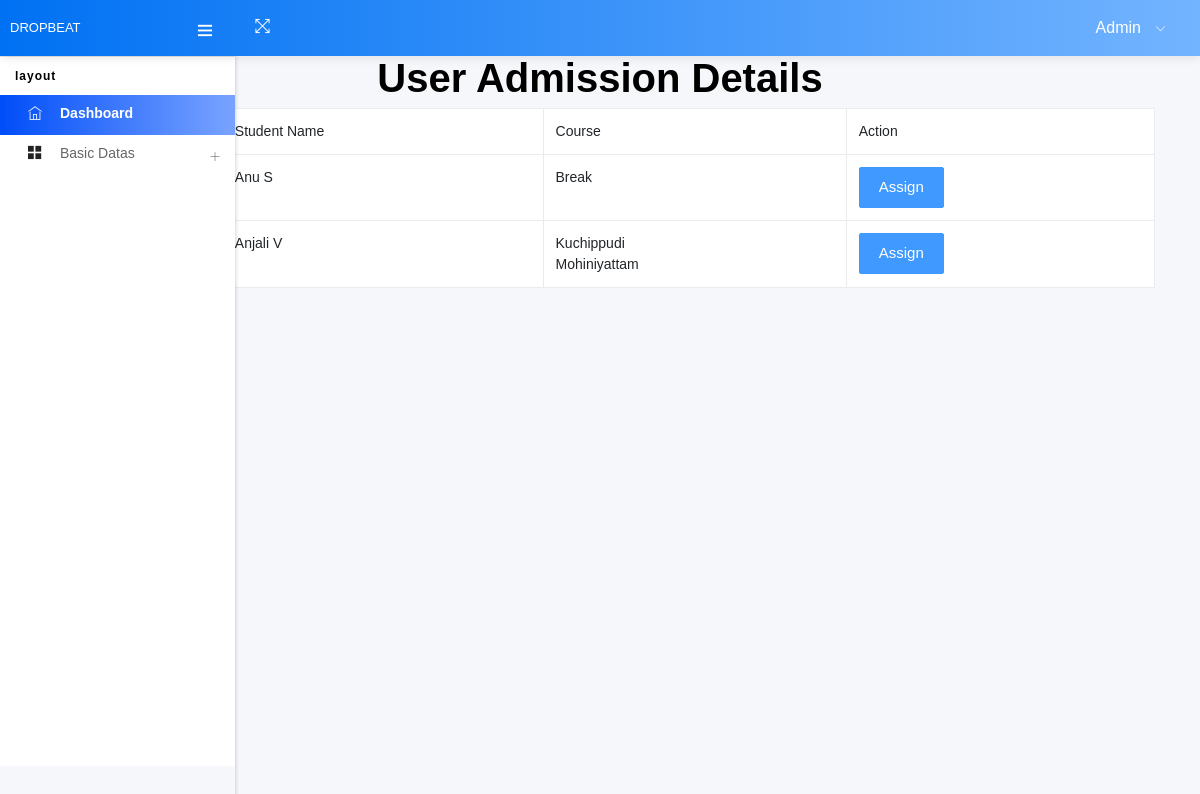
Before: /Project/Admin/UserAdmissionDetails.php with the older database file.
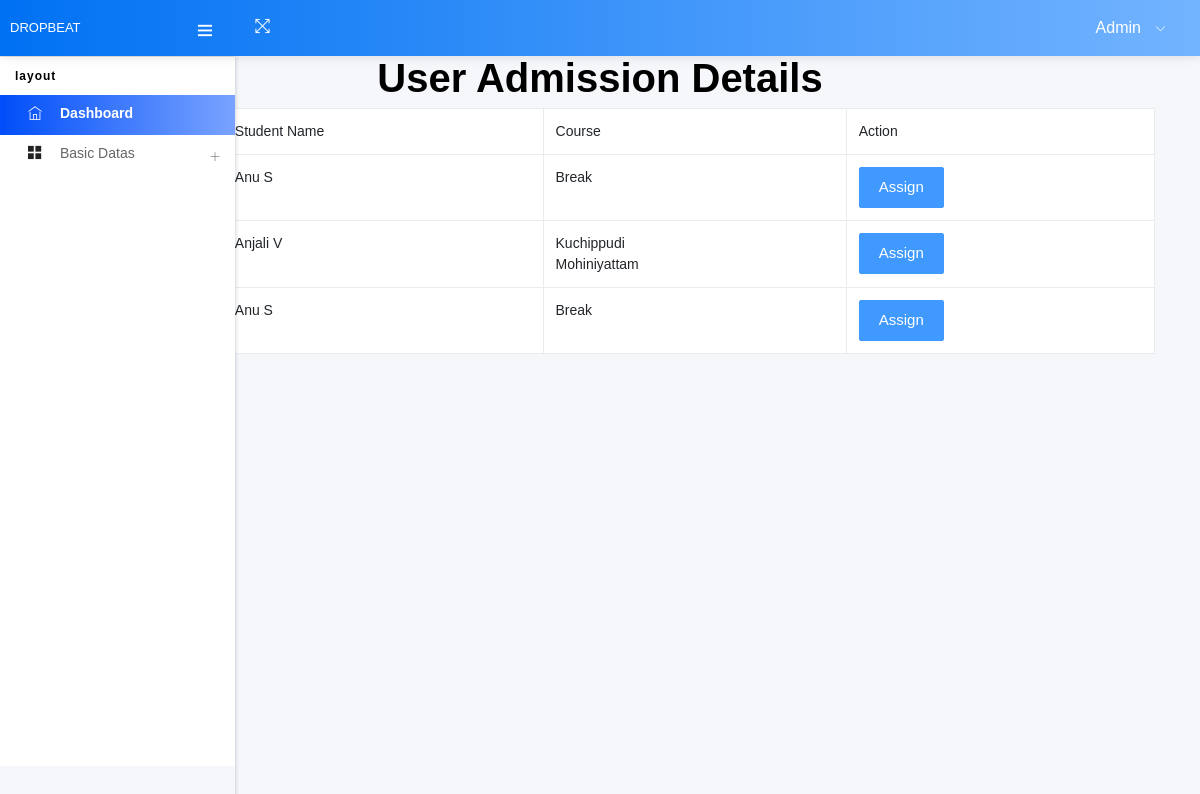
After: the same page with the newer database file.
### tables this page shows
CREATE TABLE `tbl_admission` (
  `admission_id` int(11) NOT NULL auto_increment,
  `admission_number` varchar(100) NOT NULL,
  `student_id` int(11) NOT NULL,
  `subcategory_id` varchar(100) NOT NULL,
  `grand_total` varchar(100) NOT NULL,
  `emi` varchar(100) NOT NULL,
  `count` varchar(100) NOT NULL,
  `admission_status` varchar(500) NOT NULL default '0',
  `payment_date` varbinary(500) NOT NULL,
  PRIMARY KEY  (`admission_id`)
);

CREATE TABLE `tbl_studentregistration` (
  `student_id` int(11) NOT NULL auto_increment,
  `student_name` varchar(50) NOT NULL,
  `student_contact` varchar(50) NOT NULL,
  `student_email` varchar(50) NOT NULL,
  `student_password` varchar(50) NOT NULL,
  `student_photo` varchar(50) NOT NULL,
  PRIMARY KEY  (`student_id`)
);

CREATE TABLE `tbl_subcategory` (
  `subcategory_id` int(11) NOT NULL auto_increment,
  `subcategory_name` varchar(100) NOT NULL,
  `category_id` int(11) NOT NULL,
  `subcategory_rate` varchar(50) NOT NULL,
  PRIMARY KEY  (`subcategory_id`)
);

### Project/Admin/UserAdmissionDetails.php (the view, shortened to what this page needs)
<!DOCTYPE html>
<html lang="en">
<head>
  <link href="https://cdn.jsdelivr.net/npm/bootstrap@5.5.0/dist/css/bootstrap.min.css" rel="stylesheet">
</head>
<body>
<body style="background-color:lightslategray;color: black;">
</body>
</html>
<?php
include("Head.php");
?>
<div class="container">
<center><h1>User Admission Details</h1></center>
        <form id="form1" name="form1" method="post" action="">
            <table class="table table-bordered" align="center" cellpadding="10">
                <tr>
                    <td>Sl. No</td>
                    <td>Student Name</td>
                    <td>Course</td>
                    <td>Action</td>
                </tr>
                <?php
                $i = 0;
                $selQry = "select * from tbl_admission a inner join tbl_studentregistration s on s.student_id=a.student_id";
                $data = mysql_query($selQry);
                while ($row = mysql_fetch_array($data)) {
                    $i++;
                ?>
                <tr>
                    <td><?php echo $i; ?></td>
                    <td><?php echo $row["student_name"]; ?></td>
                    <td>
                        <?php
                        $subcate = $row["subcategory_id"];
                        $delimiter = ",";
                        $stringArray = explode($delimiter, $subcate);
                        foreach ($stringArray as $checked) {
                            $selsub = "select * from tbl_subcategory where subcategory_id='" . $checked . "'";
                            $datasub = mysql_query($selsub);
                            $rowsub = mysql_fetch_array($datasub);
                            echo $rowsub["subcategory_name"];
                            echo "<br>";
                        }
                        ?>
                    </td>
                    <td><a href="ViewTrainer.php?stid=<?php echo $row["student_id"] ?>" class="btn btn-primary">Assign</a></td>
                </tr>
                <?php
                }
                ?>
            </table>
        </form>
    </div>

Changed rows visible on the page:
added tbl_admission: student.student_name "Anu S", tbl_subcategory (subcategory_name "Break")
